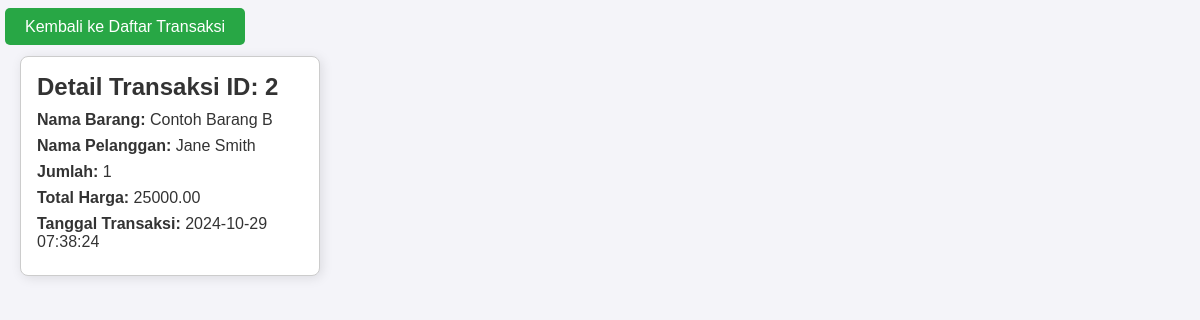
Screenshot of /index.php?controller=transaksi&action=detail&id=2 with the database file from the repository.
### tables this page shows
CREATE TABLE `transaksi` (
  `id_transaksi` int(11) NOT NULL,
  `kode_barang` varchar(50) NOT NULL,
  `id_pelanggan` varchar(50) NOT NULL,
  `jumlah` int(11) NOT NULL,
  `total_harga` decimal(10,2) NOT NULL,
  `tanggal_transaksi` timestamp NOT NULL DEFAULT current_timestamp() ON UPDATE current_timestamp()
);

CREATE TABLE `produk` (
  `kode_barang` varchar(50) NOT NULL,
  `nama_barang` varchar(100) NOT NULL,
  `harga` decimal(10,2) NOT NULL,
  `stok` int(11) NOT NULL
);

CREATE TABLE `pelanggan` (
  `id_pelanggan` varchar(50) NOT NULL,
  `nama_pelanggan` varchar(100) NOT NULL,
  `alamat` text DEFAULT NULL
);

### App/controllers/TransaksiController.php (called while the page is built, shortened)
<?php
require_once __DIR__ . '/../models/Transaksi.php';
class TransaksiController
{
    private $transaksiModel;
    public function __construct($db)
    {
        $this->transaksiModel = new Transaksi($db);
    }
    public function detail($id)
    {
        $transaksiDetail = $this->transaksiModel->getDetailTransaksi($id);
        require_once __DIR__ . '/../views/transaksi/detail.php';
    }
}

### App/models/transaksi.php (called while the page is built, shortened)
<?php
class Transaksi
{
    private $db;
    public function __construct($database)
    {
        $this->db = $database;
    }
    public function getDetailTransaksi($id)
    {
        $query = "SELECT t.id_transaksi, p.nama_barang, pel.nama_pelanggan, t.jumlah, t.total_harga, t.tanggal_transaksi
              FROM transaksi t
              JOIN produk p ON t.kode_barang = p.kode_barang
              JOIN pelanggan pel ON t.id_pelanggan = pel.id_pelanggan
              WHERE t.id_transaksi = :id";
        $stmt = $this->db->prepare($query);
        $stmt->bindParam(':id', $id);
        $stmt->execute();
        return $stmt->fetch(PDO::FETCH_ASSOC);
    }
}

### App/Views/Transaksi/detail.php (the view, shortened to what this page needs)
<!DOCTYPE html>
<html lang="id">
<head>
    <link rel="stylesheet" type="text/css" href="App/Views/Barang/style.css">
</head>
<body>
    <br>
    <nav>
        <a href="index.php?controller=transaksi&action=index" class="btn btn-add">Kembali ke Daftar Transaksi</a>
    </nav>
    <div class="card">
        <h2>Detail Transaksi ID: <?= htmlspecialchars($transaksiDetail['id_transaksi']) ?></h2>
        <p><strong>Nama Barang:</strong> <?= htmlspecialchars($transaksiDetail['nama_barang']) ?></p>
        <p><strong>Nama Pelanggan:</strong> <?= htmlspecialchars($transaksiDetail['nama_pelanggan']) ?></p>
        <p><strong>Jumlah:</strong> <?= htmlspecialchars($transaksiDetail['jumlah']) ?></p>
        <p><strong>Total Harga:</strong> <?= htmlspecialchars($transaksiDetail['total_harga']) ?></p>
        <p><strong>Tanggal Transaksi:</strong> <?= htmlspecialchars($transaksiDetail['tanggal_transaksi']) ?></p>
    </div>
</body>
</html>

### App/Views/Barang/style.css (style rules this page uses)
* { margin: 0; padding: 0; box-sizing: border-box; }
body { font-family: Arial, sans-serif; background-color: #f4f4f9; color: #333; }
button, .btn, .btn-action { background-color: #007bff; color: #fff; border: none; padding: 10px 20px; margin: 5px; cursor: pointer; border-radius: 5px; text-decoration: none; font-size: 1em; transition: background-color 0.3s; }
.btn-add { background-color: #28a745; }
.card { border: 1px solid #ddd; border-radius: 5px; padding: 20px; margin: 10px 0; background-color: #fff; box-shadow: 0 0 10px rgba(0, 0, 0, 0.1); }
.card p { margin: 5px 0; }

### App/Views/Transaksi/detail.php (style rules this page uses)
.card { border: 1px solid #ccc; border-radius: 8px; padding: 16px; margin: 20px; width: 300px; box-shadow: 2px 2px 12px rgba(0, 0, 0, 0.1); }
.card h2 { font-size: 1.5em; margin-bottom: 10px; }
.card p { margin: 8px 0; }

### rows the page displays
transaksi: id_transaksi "2", kode_barang.nama_barang "Contoh Barang B", id_pelanggan.nama_pelanggan "Jane Smith", jumlah "1", total_harga "25000.00", tanggal_transaksi "2024-10-29 07:38:24"
